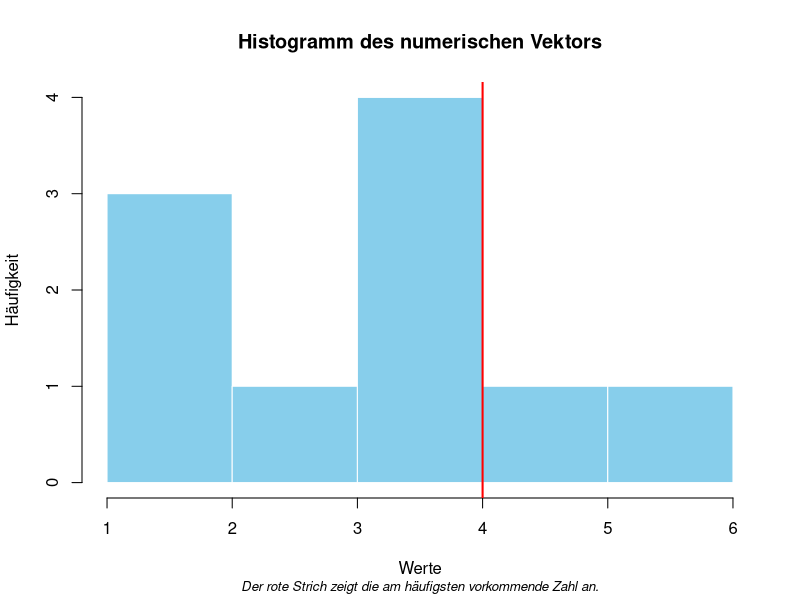

Reproduce this figure in R.
#Modus

# Funktion zum Berechnen des Modus
find_mode <- function(x) {
  u <- unique(x)
  tab <- tabulate(match(x, u))
  u[tab == max(tab)]
}


# Berechnung des Modus für einen numerischen Vektor
data_numeric <- c(1, 2, 2, 3, 4, 4, 4, 4, 5, 6)
mode_numeric <- find_mode(data_numeric)
cat("Der Modus des numerischen Vektors ist:", mode_numeric, "\n")

# Histogramm zur Visualisierung der Verteilung
hist(data_numeric, main="Histogramm des numerischen Vektors",
     xlab="Werte", ylab="Häufigkeit", col="skyblue", border="white")

# Markiere den Modus im Histogramm
abline(v = mode_numeric, col = "red", lwd = 2)

# Text für die Caption
caption <- "Der rote Strich zeigt die am häufigsten vorkommende Zahl an."

# Code für die Caption (Kursiver Text unter der Graphik)
mtext(text = bquote(italic(.(caption))), side = 1, line = 4, cex = 0.8)
